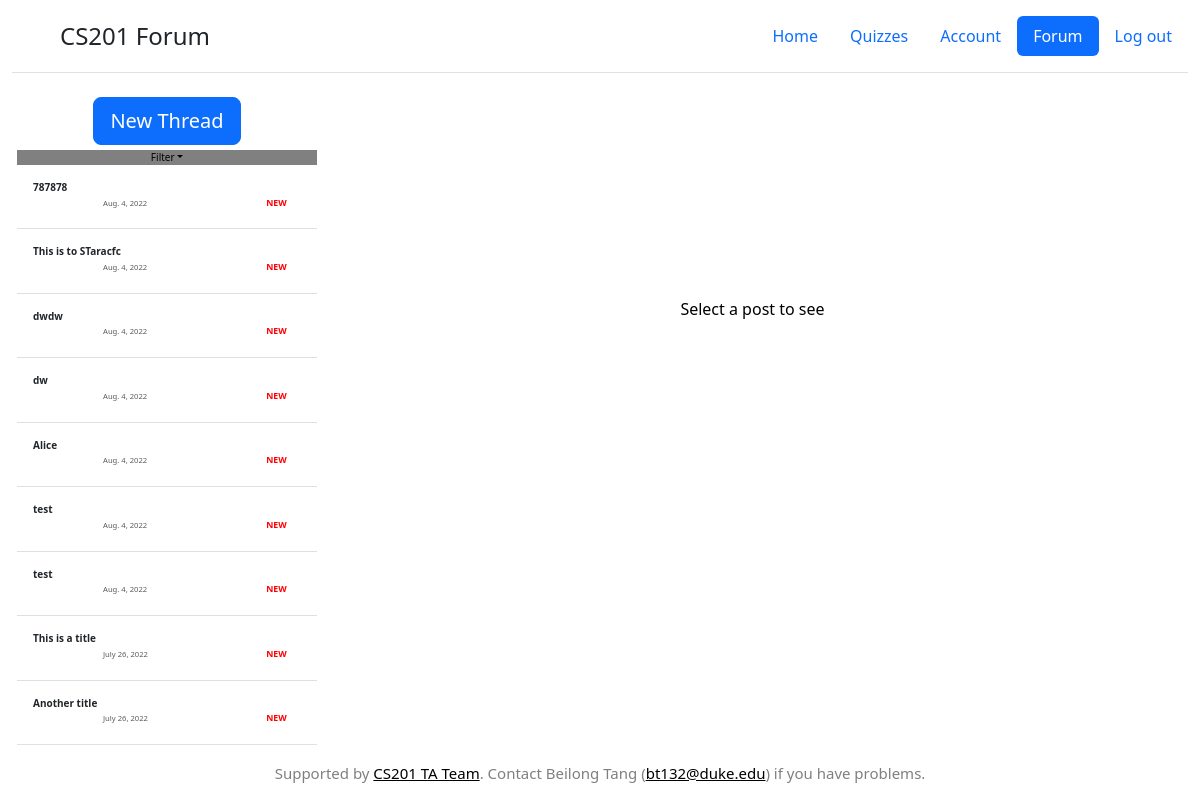
The page /cs201/forum (signed in) on the database as committed earlier.
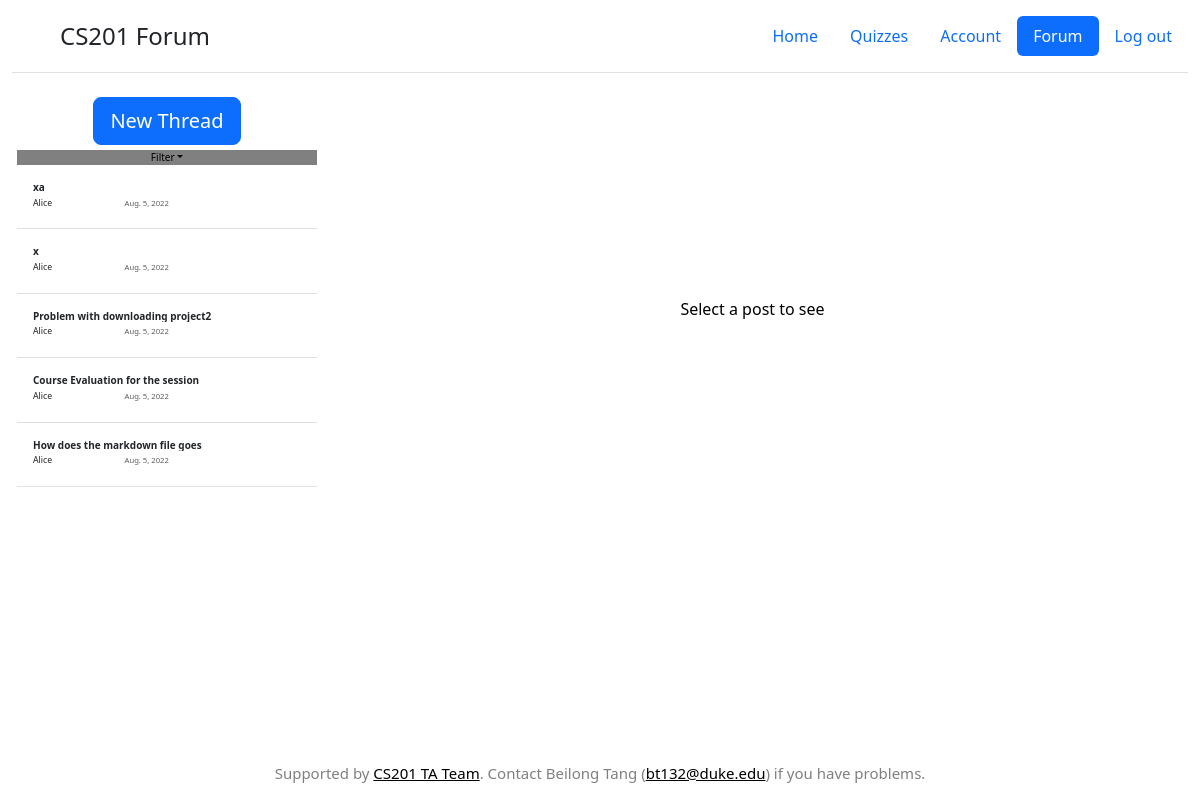
The same page on the database as committed later.
### forum/models.py (models this page shows, shortened)
class Post(models.Model):
    text=models.TextField()
    author_name= models.CharField(max_length=50)
    author_netid = models.CharField(max_length=8)
    pub_date = models.DateTimeField(default=datetime.datetime.strptime('2022-7-26 6:00','%Y-%m-%d %H:%M').astimezone(datetime.timezone(datetime.timedelta(hours=0))))
    title = models.CharField(max_length=100)
    level = models.IntegerField(default=0)
    question_id = models.IntegerField(default=0)
    category = models.IntegerField(default=0)

### forum/views.py (the view)
# urls.py: path('', views.forum,name='forum'),
def forum(request):
    context={}
    post=Post.objects.all().order_by('-pub_date')
    post_seen = list(map(int,list(filter(lambda x:x!='',Student.objects.get(student_netid=request.user.username).forum_seen.split(',')))))
    context['post_seen']=post_seen
    context['post']=post
    return render(request, 'forum/forum.html',context)

### quiz/templatetags/my_tags.py (called while the page is built)
@register.filter
def date(date):
    return date.date()

### forum/templates/forum/forum.html (shortened to what this page needs)
<!doctype html>
<html lang="en" class="h-100">
  <head>
{% load static %}
{% load my_tags%}
<link rel = "stylesheet" type ="text/css" href = "{% static 'quiz/bootstrap/css/bootstrap.min.css' %}">
<link rel = "stylesheet" type ="text/css" href = "{% static 'simple_judge/cover.css' %}">
<link rel = "stylesheet" type ="text/css" href = "{% static 'forum/sidebars.css' %}">
  </head>
  <body class="d-flex h-100 text-center text-black bg-white">
    <div class="container-fluid d-flex w-100 h-100  mx-auto flex-column" style='width:1800px'>
      <header class="d-flex flex-wrap justify-content-center py-3 mb-4 border-bottom">
        <a href="/" class="d-flex align-items-center mb-3 mb-md-0 me-md-auto text-dark text-decoration-none">
          <svg class="bi me-2" width="40" height="32"><use xlink:href="#bootstrap"/></svg>
          <span class="fs-4">CS201 Forum</span>
        </a>
        <ul class="nav nav-pills">
          <li class="nav-item"><a href="{% url 'quiz:userface' %}" class="nav-link " aria-current="page">Home</a></li>
        <li class="nav-item"><a href="{% url 'quiz:assignment'  %}" class="nav-link">Quizzes</a></li>
        <li class="nav-item"><a href="{% url 'quiz:account'  %}" class="nav-link">Account</a></li>
        <li class="nav-item"><a href="{% url 'forum:forum' %}" class="nav-link active">Forum</a></li>
        <li class="nav-item"><a href="#" class="nav-link" onclick="go()">Log out</a></li>
        </ul>
      </header>
    <main class="d-flex ">
              <div class="d-flex flex-column align-items-stretch flex-shrink-0 bg-white" style="width: 300px;font-size:10px;margin-left:5px;" id ='sidebar'>
                <div ><a href = "{%url 'forum:create_post' %}" style="width:250px"><button type="button" class="btn btn-primary btn-lg" style="margin-bottom:5px">New Thread</button></a></div>
                <div class='row'>
                  <div class='col-md-12'>
                    <a class="nav-link dropdown-toggle " href="#" id="dropdown01" data-bs-toggle="dropdown" aria-expanded="false" style="background:grey">Filter</a>
                  </div>
                </div>
                <div class="list-group list-group-flush border-bottom scrollarea" style="overflow:auto;white-space:nowrap">
                  {% for c in post %}
                  <a href="{%url 'forum:forum_post' c.id%}" class="list-group-item list-group-item-action py-3 lh-sm" aria-current="true" >
                    <div class="d-flex w-100 align-items-center justify-content-between">
                      <strong class="mb-1" style="overflow: hidden;text-overflow: ellipsis;word-break:keep-all;white-space:nowrap;display:block">{{c.title}}</strong>
                    </div>
                        <div class='row'>
                                  <div class="col-md-9 mb-1 small" style="overflow: hidden;text-overflow: ellipsis;word-break:keep-all;white-space:nowrap;display:block;text-align:left">
                                    {%if c.id not in post_seen %}
                                        <small class="text-muted" style='margin-left:70px;'>{{c.pub_date|date}}</small>
                                    </div>
                                        <div class='col-md-3 mb-1 small' style=''><div style=''><strong style='color:red' >NEW</strong></div></div>
                                {%else%}
                                      {{c.author_name}}
                                      <small class="text-muted" style='margin-left:70px;'>{{c.pub_date|date}}</small>
                                    </div>
                                {%endif%}
                        </div>
                  </a>
                  {%endfor%}
                </div>
              </div>
        <div class="d-flex flex-column align-items-stretch flex-shrink-0 bg-white" style='background-color:purple;margin:0 auto;width:800px;margin-top:200px'>
          Select a post to see
        </div>
    </main>
  <footer class="mt-auto text-black-50" style="font-size:15px">
    <p>Supported by <a class="text-black">CS201 TA Team</a>. Contact Beilong Tang (<a class="text-black">bt132@duke.edu</a>) if you have problems.</p>
  </footer>
</div>
  </body>
</html>

### forum/static/forum/sidebars.css (style rules this page uses)
body { min-height: 100vh; min-height: -webkit-fill-available; }
html { height: -webkit-fill-available; }
main { height: 100vh; height: -webkit-fill-available; max-height: 100vh; overflow-x: auto; overflow-y: hidden; }
.dropdown-toggle { outline: 0; }
.scrollarea { overflow-y: auto; }

Rows that differ between the two databases and show on the page:
removed Post: title "787878", pub_date "Aug. 4, 2022"
removed Post: title "This is to STaracfc", pub_date "Aug. 4, 2022"
removed Post: title "dwdw", pub_date "Aug. 4, 2022"
removed Post: title "dw", pub_date "Aug. 4, 2022"
removed Post: title "Alice", pub_date "Aug. 4, 2022"
removed Post: title "test", pub_date "Aug. 4, 2022"
removed Post: title "test", pub_date "Aug. 4, 2022"
removed Post: title "This is a title", pub_date "July 26, 2022"
removed Post: title "Another title", pub_date "July 26, 2022"
added Post: title "xa", author_name "Alice", pub_date "Aug. 5, 2022"
added Post: title "x", author_name "Alice", pub_date "Aug. 5, 2022"
added Post: title "Problem with downloading project2", author_name "Alice", pub_date "Aug. 5, 2022"
added Post: title "Course Evaluation for the session", author_name "Alice", pub_date "Aug. 5, 2022"
added Post: title "How does the markdown file goes", author_name "Alice", pub_date "Aug. 5, 2022"
